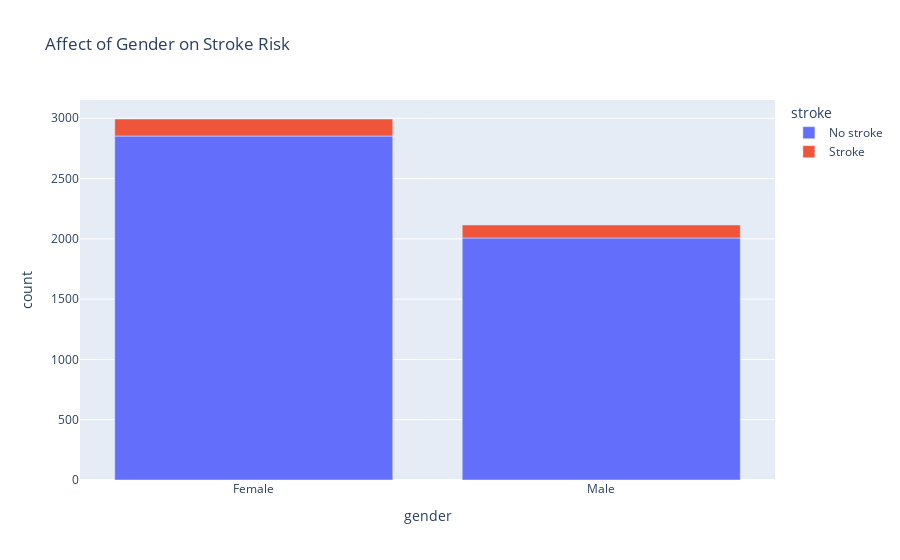

The notebook cell saved with this chart:
### Markdown cell above
**Gender Plot**

### Code cell
gender = df.groupby(['gender', 'stroke']).agg({'stroke': 'count'}).rename(columns = {'stroke': 'count'}).reset_index()
gender.iloc[[0,1],0] = 'Female'
gender.iloc[[2,3],0] = 'Male'
gender.iloc[[0, 2], 1] = "No stroke"
gender.iloc[[1, 3], 1] = "Stroke"

fig = px.bar(gender, x = 'gender', y = 'count', color = 'stroke', title = 'Affect of Gender on Stroke Risk',)

fig.show()

### Figure 1 — Plotly figure (JSON) as saved in the notebook; plotly's stock layout.template omitted (floating-point values rounded to 4 significant figures)
{"data": [{"alignmentgroup": "True", "hovertemplate": "stroke=No stroke<br>gender=%{x}<br>count=%{y}<extra></extra>", "legendgroup": "No stroke", "marker": {"color": "#636efa"}, "name": "No stroke", "offsetgroup": "No stroke", "orientation": "v", "showlegend": true, "textposition": "auto", "type": "bar", "x": ["Female", "Male"], "xaxis": "x", "y": [2853, 2007], "yaxis": "y"}, {"alignmentgroup": "True", "hovertemplate": "stroke=Stroke<br>gender=%{x}<br>count=%{y}<extra></extra>", "legendgroup": "Stroke", "marker": {"color": "#EF553B"}, "name": "Stroke", "offsetgroup": "Stroke", "orientation": "v", "showlegend": true, "textposition": "auto", "type": "bar", "x": ["Female", "Male"], "xaxis": "x", "y": [141, 108], "yaxis": "y"}], "layout": {"barmode": "relative", "legend": {"title": {"text": "stroke"}, "tracegroupgap": 0}, "title": {"text": "Affect of Gender on Stroke Risk"}, "xaxis": {"anchor": "y", "domain": [0, 1], "title": {"text": "gender"}}, "yaxis": {"anchor": "x", "domain": [0, 1], "title": {"text": "count"}}}}
